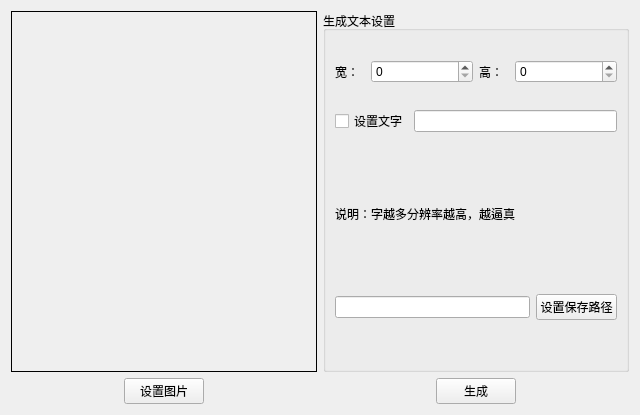
<?xml version="1.0" encoding="UTF-8"?>
<ui version="4.0">
 <class>Form</class>
 <widget class="QWidget" name="Form">
  <property name="geometry">
   <rect>
    <x>0</x>
    <y>0</y>
    <width>640</width>
    <height>415</height>
   </rect>
  </property>
  <property name="windowTitle">
   <string>Form</string>
  </property>
  <layout class="QHBoxLayout" name="horizontalLayout_6">
   <item>
    <layout class="QVBoxLayout" name="verticalLayout_2" stretch="10,1">
     <item>
      <widget class="QLabel" name="pic_show">
       <property name="frameShape">
        <enum>QFrame::Box</enum>
       </property>
       <property name="text">
        <string/>
       </property>
      </widget>
     </item>
     <item>
      <layout class="QHBoxLayout" name="horizontalLayout_2">
       <item>
        <spacer name="horizontalSpacer">
         <property name="orientation">
          <enum>Qt::Horizontal</enum>
         </property>
         <property name="sizeHint" stdset="0">
          <size>
           <width>40</width>
           <height>20</height>
          </size>
         </property>
        </spacer>
       </item>
       <item>
        <widget class="QPushButton" name="brower_pic">
         <property name="text">
          <string>设置图片</string>
         </property>
        </widget>
       </item>
       <item>
        <spacer name="horizontalSpacer_2">
         <property name="orientation">
          <enum>Qt::Horizontal</enum>
         </property>
         <property name="sizeHint" stdset="0">
          <size>
           <width>40</width>
           <height>20</height>
          </size>
         </property>
        </spacer>
       </item>
      </layout>
     </item>
    </layout>
   </item>
   <item>
    <layout class="QVBoxLayout" name="verticalLayout_3" stretch="10,1">
     <item>
      <widget class="QGroupBox" name="groupBox">
       <property name="title">
        <string>生成文本设置</string>
       </property>
       <layout class="QVBoxLayout" name="verticalLayout">
        <item>
         <spacer name="horizontalSpacer_5">
          <property name="orientation">
           <enum>Qt::Horizontal</enum>
          </property>
          <property name="sizeHint" stdset="0">
           <size>
            <width>40</width>
            <height>20</height>
           </size>
          </property>
         </spacer>
        </item>
        <item>
         <layout class="QHBoxLayout" name="horizontalLayout_5">
          <item>
           <widget class="QLabel" name="label_3">
            <property name="maximumSize">
             <size>
              <width>30</width>
              <height>16777215</height>
             </size>
            </property>
            <property name="text">
             <string>宽：</string>
            </property>
           </widget>
          </item>
          <item>
           <widget class="QSpinBox" name="pic_w">
            <property name="maximum">
             <number>2000</number>
            </property>
           </widget>
          </item>
          <item>
           <widget class="QLabel" name="label_2">
            <property name="maximumSize">
             <size>
              <width>30</width>
              <height>16777215</height>
             </size>
            </property>
            <property name="text">
             <string>高：</string>
            </property>
           </widget>
          </item>
          <item>
           <widget class="QSpinBox" name="pic_h">
            <property name="maximum">
             <number>2000</number>
            </property>
           </widget>
          </item>
         </layout>
        </item>
        <item>
         <spacer name="horizontalSpacer_7">
          <property name="orientation">
           <enum>Qt::Horizontal</enum>
          </property>
          <property name="sizeHint" stdset="0">
           <size>
            <width>40</width>
            <height>20</height>
           </size>
          </property>
         </spacer>
        </item>
        <item>
         <layout class="QHBoxLayout" name="horizontalLayout_4">
          <item>
           <widget class="QCheckBox" name="issetting">
            <property name="text">
             <string>设置文字</string>
            </property>
           </widget>
          </item>
          <item>
           <widget class="QLineEdit" name="words"/>
          </item>
         </layout>
        </item>
        <item>
         <widget class="QLabel" name="label_4">
          <property name="text">
           <string>说明：字越多分辨率越高，越逼真</string>
          </property>
         </widget>
        </item>
        <item>
         <layout class="QHBoxLayout" name="horizontalLayout_3">
          <item>
           <widget class="QLineEdit" name="save_path"/>
          </item>
          <item>
           <widget class="QPushButton" name="set_save_path">
            <property name="text">
             <string>设置保存路径</string>
            </property>
           </widget>
          </item>
         </layout>
        </item>
        <item>
         <spacer name="horizontalSpacer_8">
          <property name="orientation">
           <enum>Qt::Horizontal</enum>
          </property>
          <property name="sizeHint" stdset="0">
           <size>
            <width>40</width>
            <height>20</height>
           </size>
          </property>
         </spacer>
        </item>
        <item>
         <spacer name="horizontalSpacer_6">
          <property name="orientation">
           <enum>Qt::Horizontal</enum>
          </property>
          <property name="sizeHint" stdset="0">
           <size>
            <width>40</width>
            <height>20</height>
           </size>
          </property>
         </spacer>
        </item>
       </layout>
      </widget>
     </item>
     <item>
      <layout class="QHBoxLayout" name="horizontalLayout">
       <item>
        <spacer name="horizontalSpacer_3">
         <property name="orientation">
          <enum>Qt::Horizontal</enum>
         </property>
         <property name="sizeHint" stdset="0">
          <size>
           <width>40</width>
           <height>20</height>
          </size>
         </property>
        </spacer>
       </item>
       <item>
        <widget class="QPushButton" name="generate">
         <property name="text">
          <string>生成</string>
         </property>
        </widget>
       </item>
       <item>
        <spacer name="horizontalSpacer_4">
         <property name="orientation">
          <enum>Qt::Horizontal</enum>
         </property>
         <property name="sizeHint" stdset="0">
          <size>
           <width>40</width>
           <height>20</height>
          </size>
         </property>
        </spacer>
       </item>
      </layout>
     </item>
    </layout>
   </item>
  </layout>
 </widget>
 <resources/>
 <connections/>
</ui>
